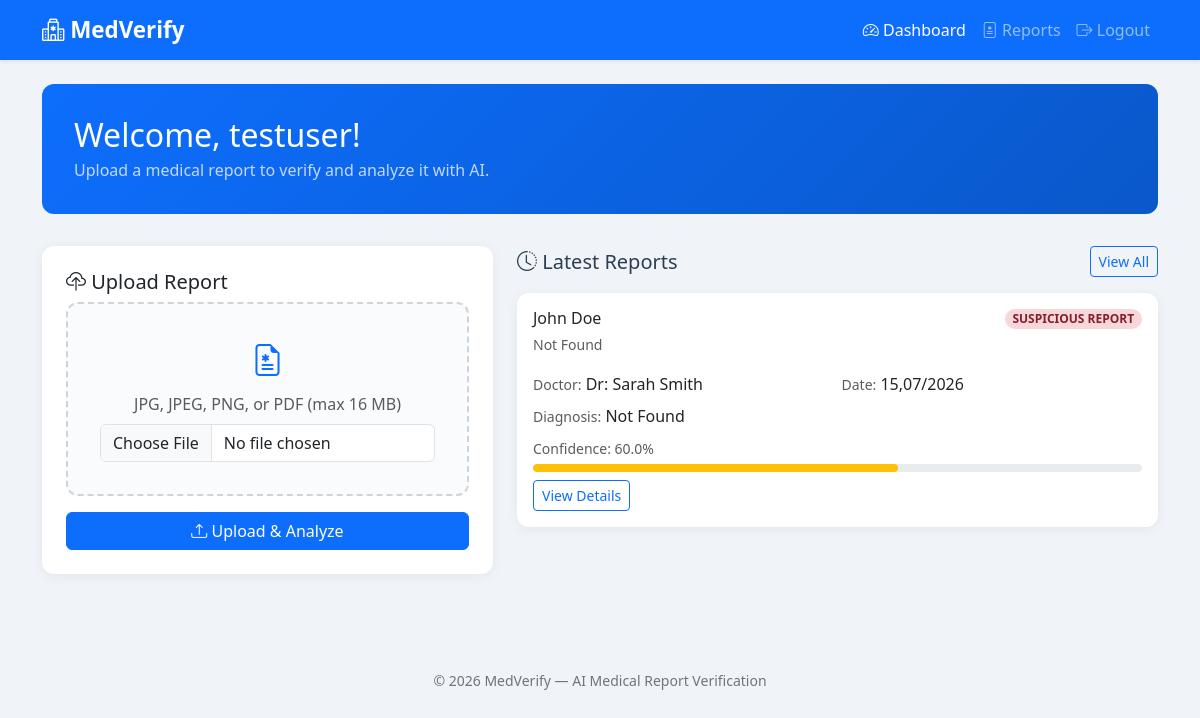
The app's page /dashboard (signed in) with its own data.
### models/model.py (models this page shows, shortened)
class User(UserMixin, db.Model):
    __tablename__ = "users"
    id = db.Column(db.Integer, primary_key=True)
    username = db.Column(db.String(80), unique=True, nullable=False)
    email = db.Column(db.String(120), unique=True, nullable=False)
    password = db.Column(db.String(255), nullable=False)
    reports = db.relationship("MedicalReport", backref="owner", lazy=True, cascade="all, delete-orphan")

class MedicalReport(db.Model):
    __tablename__ = "medical_reports"
    id = db.Column(db.Integer, primary_key=True)
    user_id = db.Column(db.Integer, db.ForeignKey("users.id"), nullable=False)
    filename = db.Column(db.String(255), nullable=False)
    patient_name = db.Column(db.String(120), default="Not Found")
    age = db.Column(db.String(20), default="Not Found")
    gender = db.Column(db.String(20), default="Not Found")
    hospital = db.Column(db.String(200), default="Not Found")
    doctor = db.Column(db.String(120), default="Not Found")
    diagnosis = db.Column(db.Text, default="Not Found")
    medicines = db.Column(db.Text, default="Not Found")
    test_results = db.Column(db.Text, default="Not Found")
    report_date = db.Column(db.String(50), default="Not Found")
    extracted_text = db.Column(db.Text, default="")
    verification_status = db.Column(db.String(50), default="PENDING")
    confidence_score = db.Column(db.Float, default=0.0)
    created_at = db.Column(db.DateTime, default=lambda: datetime.now(timezone.utc))

### app.py (the view)
@app.route("/dashboard")
@login_required
def dashboard():
    reports = (
        MedicalReport.query.filter_by(user_id=current_user.id)
        .order_by(MedicalReport.created_at.desc())
        .limit(5)
        .all()
    )
    return render_template("dashboard.html", reports=reports, user=current_user)

### app.py (called while the page is built)
@login_manager.user_loader
def load_user(user_id):
    return db.session.get(User, int(user_id))

### templates/dashboard.html (shortened to what this page needs)
{% extends "base.html" %}
{% block content %}
<div class="dashboard-header">
    <h2 class="mb-1">Welcome, {{ user.username }}!</h2>
    <p class="mb-0 opacity-75">Upload a medical report to verify and analyze it with AI.</p>
</div>
<div class="row g-4">
    <div class="col-lg-5">
        <div class="card report-card">
            <div class="card-body p-4">
                <h5 class="card-title"><i class="bi bi-cloud-upload"></i> Upload Report</h5>
                <form method="POST" action="{{ url_for('upload') }}" enctype="multipart/form-data">
                    <div class="upload-zone mb-3">
                        <i class="bi bi-file-earmark-medical text-primary" style="font-size: 2rem;"></i>
                        <p class="text-muted mt-2 mb-2">JPG, JPEG, PNG, or PDF (max 16 MB)</p>
                        <input type="file" name="report" class="form-control" accept=".png,.jpg,.jpeg,.pdf" required>
                    </div>
                    <button type="submit" class="btn btn-primary w-100">
                        <i class="bi bi-upload"></i> Upload & Analyze
                    </button>
                </form>
            </div>
        </div>
    </div>
    <div class="col-lg-7">
        <div class="d-flex justify-content-between align-items-center mb-3">
            <h5 class="mb-0"><i class="bi bi-clock-history"></i> Latest Reports</h5>
            <a href="{{ url_for('reports') }}" class="btn btn-sm btn-outline-primary">View All</a>
        </div>
        {% if reports %}
        <div class="row g-3">
            {% for report in reports %}
            <div class="col-12">
                <div class="card report-card">
                    <div class="card-body">
                        <div class="d-flex justify-content-between align-items-start">
                            <div>
                                <h6 class="mb-1">{{ report.patient_name }}</h6>
                                <small class="text-muted">{{ report.hospital }}</small>
                            </div>
                            <span class="badge rounded-pill {% if report.verification_status == 'VALID REPORT' %}status-valid{% else %}status-suspicious{% endif %}">
                                {{ report.verification_status }}
                            </span>
                        </div>
                        <div class="row mt-2 g-2">
                            <div class="col-6">
                                <small class="text-muted">Doctor:</small> {{ report.doctor }}
                            </div>
                            <div class="col-6">
                                <small class="text-muted">Date:</small> {{ report.report_date }}
                            </div>
                            <div class="col-12">
                                <small class="text-muted">Diagnosis:</small> {{ report.diagnosis }}
                            </div>
                        </div>
                        <div class="mt-2">
                            <small class="text-muted">Confidence: {{ report.confidence_score }}%</small>
                            <div class="confidence-bar mt-1">
                                <div class="confidence-fill bg-{% if report.confidence_score >= 70 %}success{% elif report.confidence_score >= 40 %}warning{% else %}danger{% endif %}"
                                     style="width: {{ report.confidence_score }}%;"></div>
                            </div>
                        </div>
                        <a href="{{ url_for('report_detail', report_id=report.id) }}" class="btn btn-sm btn-outline-primary mt-2">
                            View Details
                        </a>
                    </div>
                </div>
            </div>
            {% endfor %}
        </div>
        {% endif %}
    </div>
</div>
{% endblock %}

### static/css/style.css (style rules this page uses)
:root { --med-primary: #0d6efd; --med-success: #198754; --med-danger: #dc3545; --med-warning: #ffc107; --med-bg: #f0f4f8; --med-card: #ffffff; --med-text: #2c3e50; --med-muted: #6c757d; }
body { font-family: "Segoe UI", Tahoma, Geneva, Verdana, sans-serif; background-color: var(--med-bg); color: var(--med-text); min-height: 100vh; }
.dashboard-header { background: linear-gradient(135deg, #0d6efd 0%, #0a58ca 100%); color: white; border-radius: 12px; padding: 2rem; margin-bottom: 2rem; }
.upload-zone { border: 2px dashed #ced4da; border-radius: 12px; padding: 2rem; text-align: center; background: #fafbfc; transition: border-color 0.2s, background 0.2s; }
.report-card { border: none; border-radius: 12px; box-shadow: 0 2px 12px rgba(0, 0, 0, 0.06); transition: transform 0.2s, box-shadow 0.2s; height: 100%; }
.status-suspicious { background-color: #f8d7da; color: #842029; }
.confidence-bar { height: 8px; border-radius: 4px; background: #e9ecef; overflow: hidden; }
.confidence-fill { height: 100%; border-radius: 4px; transition: width 0.5s ease; }

### records on screen
User: username "testuser"
MedicalReport: patient_name "John Doe", hospital "Not Found", verification_status "SUSPICIOUS REPORT", doctor "Dr: Sarah Smith", report_date "15,07/2026", diagnosis "Not Found", confidence_score "60.0"
